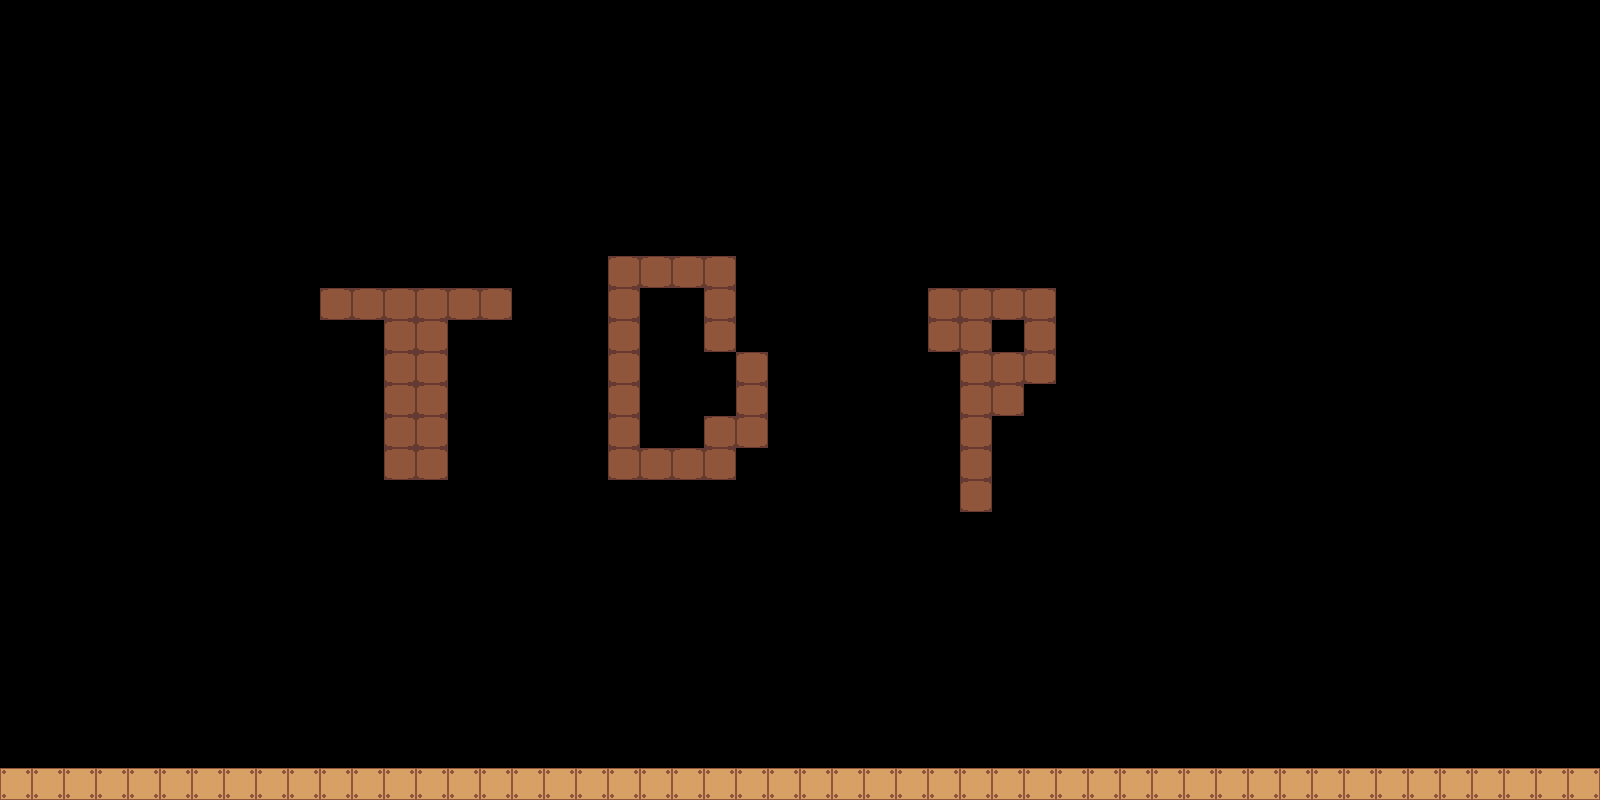

Rendered tile map (Tiled .tmx) drawn with the repository's tilesets; below, a short description and the map source with its tile grids summarised:
An orthogonal 50x25 tile map with 32x32 px tiles, 1 tile layer (World), 3 tilesets and 4 objects (4x RealSlime).

<map version="1.0" tiledversion="1.1.6" orientation="orthogonal" renderorder="right-down" width="50" height="25" tilewidth="32" tileheight="32" infinite="0" nextobjectid="5">
 <tileset firstgid="1" name="basic" tilewidth="32" tileheight="32" tilecount="100" columns="10">
  <image source="../texture/basic.png" width="320" height="320" />
 </tileset>
 <tileset firstgid="101" name="Enemies" tilewidth="39" tileheight="39" tilecount="2" columns="0">
  <grid orientation="orthogonal" width="1" height="1" />
  <tile id="1" type="burnstar">
   <properties>
    <property name="key" value="goblin" />
   </properties>
   <image width="15" height="39" source="../enemyTemplate/golbin.png" />
  </tile>
  <tile id="2" type="coolstar">
   <properties>
    <property name="key" value="slime" />
   </properties>
   <image width="39" height="27" source="../enemyTemplate/slime.png" />
  </tile>
 </tileset>
 <tileset firstgid="104" name="Enemies" tilewidth="39" tileheight="39" tilecount="2" columns="0">
  <grid orientation="orthogonal" width="1" height="1" />
  <tile id="1" type="burnstar">
   <properties>
    <property name="key" value="goblin" />
   </properties>
   <image width="15" height="39" source="../enemyTemplate/golbin.png" />
  </tile>
  <tile id="2" type="coolstar">
   <properties>
    <property name="key" value="slime" />
   </properties>
   <image width="39" height="27" source="../enemyTemplate/slime.png" />
  </tile>
 </tileset>
 <layer name="World" width="50" height="25">
  <data>[1250 cells, 100 non-empty, 2 distinct tile ids]</data>
 </layer>
 <objectgroup name="Enemies">
  <object id="1" name="slime" type="RealSlime" gid="103" x="452.015" y="760.379" width="39" height="27">
   <properties>
    <property name="key" value="slime" />
   </properties>
  </object>
  <object id="2" name="slime" type="RealSlime" gid="103" x="677.833" y="759.833" width="39" height="27">
   <properties>
    <property name="key" value="slime" />
   </properties>
  </object>
  <object id="3" name="slime" type="RealSlime" gid="103" x="873.833" y="766.5" width="39" height="27">
   <properties>
    <property name="key" value="slime" />
   </properties>
  </object>
  <object id="4" name="slime" type="RealSlime" gid="103" x="1055.17" y="747.833" width="39" height="27">
   <properties>
    <property name="key" value="slime" />
   </properties>
  </object>
 </objectgroup>
 <objectgroup name="Event" />
</map>
